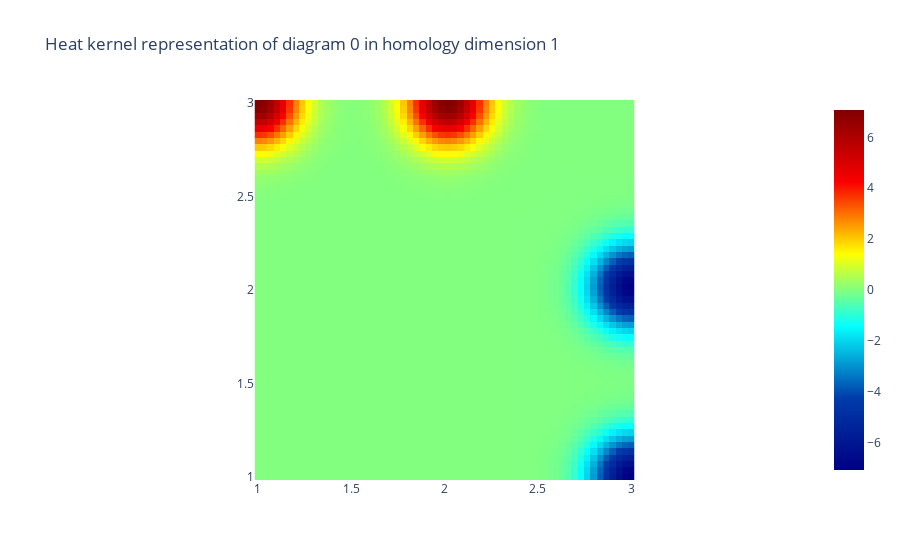

Notebook code for this chart:
### Markdown cell above
일반적으로 Persistent diagram은 머신러닝의 input vector로 사용하기에 적합하지 않습니다.

왜냐하면 이미지들마다 Persistent diagram을 구성하는 점의 개수가 다를 것이기 때문입니다. (즉, 각 데이터마다 서로 다른 차원의 벡터로 나타내지게 됩니다.)

따라서 Persistent diagram을 어떤 고정된 차원의 벡터로 변환할 방법이 필요합니다.

이를 Vectorization method라고 부릅니다.

아래에는 HeatKernel과 Amplitude라는 것을 이용한 Vectorization method가 소개되어 있습니다.


HeatKernel은 간단히 말해, Persistent diagram의 공간에 적당한 거리를 정의하는 방법이고 Amplitude는 그 거리 중 가장 영향력이 큰 거리를 기준으로 각 호몰로지 차원에 대한 벡터로 변환하는 방법입니다.

이 과정을 거치면, Persistent diagram은 2차원 벡터로 요약되게 됩니다.

이를 `sklearn`의 `Pipeline` 기능으로 손쉽게 요약할 수 있습니다.

### Code cell
from gtda.diagrams import HeatKernel

heat = HeatKernel(sigma=.15, n_bins=60, n_jobs=-1)
im8_heat = heat.fit_transform(im8_scaled)

# Visualise the heat kernel for H1
heat.plot(im8_heat, homology_dimension_idx=1, colorscale='jet')

### Figure 1 — Plotly figure (JSON) as saved in the notebook; plotly's stock layout.template omitted (floating-point values rounded to 4 significant figures; data arrays with more than 128 entries replaced by an {"elided": "..."} marker saying what was removed)
{"data": [{"colorscale": [[0, "rgb(0,0,131)"], [0.2, "rgb(0,60,170)"], [0.4, "rgb(5,255,255)"], [0.6, "rgb(255,255,0)"], [0.8, "rgb(250,0,0)"], [1, "rgb(128,0,0)"]], "type": "heatmap", "x": [1, 1.034, 1.068, 1.102, 1.136, 1.169, 1.203, 1.237, 1.271, 1.305, 1.339, 1.373, 1.407, 1.441, 1.475, 1.508, 1.542, 1.576, 1.61, 1.644, 1.678, 1.712, 1.746, 1.78, 1.814, 1.847, 1.881, 1.915, 1.949, 1.983, 2.017, 2.051, 2.085, 2.119, 2.153, 2.186, 2.22, 2.254, 2.288, 2.322, 2.356, 2.39, 2.424, 2.458, 2.492, 2.525, 2.559, 2.593, 2.627, 2.661, 2.695, 2.729, 2.763, 2.797, 2.831, 2.864, 2.898, 2.932, 2.966, 3], "y": [3, 2.966, 2.932, 2.898, 2.864, 2.831, 2.797, 2.763, 2.729, 2.695, 2.661, 2.627, 2.593, 2.559, 2.525, 2.492, 2.458, 2.424, 2.39, 2.356, 2.322, 2.288, 2.254, 2.22, 2.186, 2.153, 2.119, 2.085, 2.051, 2.017, 1.983, 1.949, 1.915, 1.881, 1.847, 1.814, 1.78, 1.746, 1.712, 1.678, 1.644, 1.61, 1.576, 1.542, 1.508, 1.475, 1.441, 1.407, 1.373, 1.339, 1.305, 1.271, 1.237, 1.203, 1.169, 1.136, 1.102, 1.068, 1.034, 1], "z": {"elided": "60x60 float values"}}], "layout": {"plot_bgcolor": "white", "title": {"text": "Heat kernel representation of diagram 0 in homology dimension 1"}, "xaxis": {"constrain": "domain", "scaleanchor": "y"}, "yaxis": {"autorange": true, "constrain": "domain"}}}
